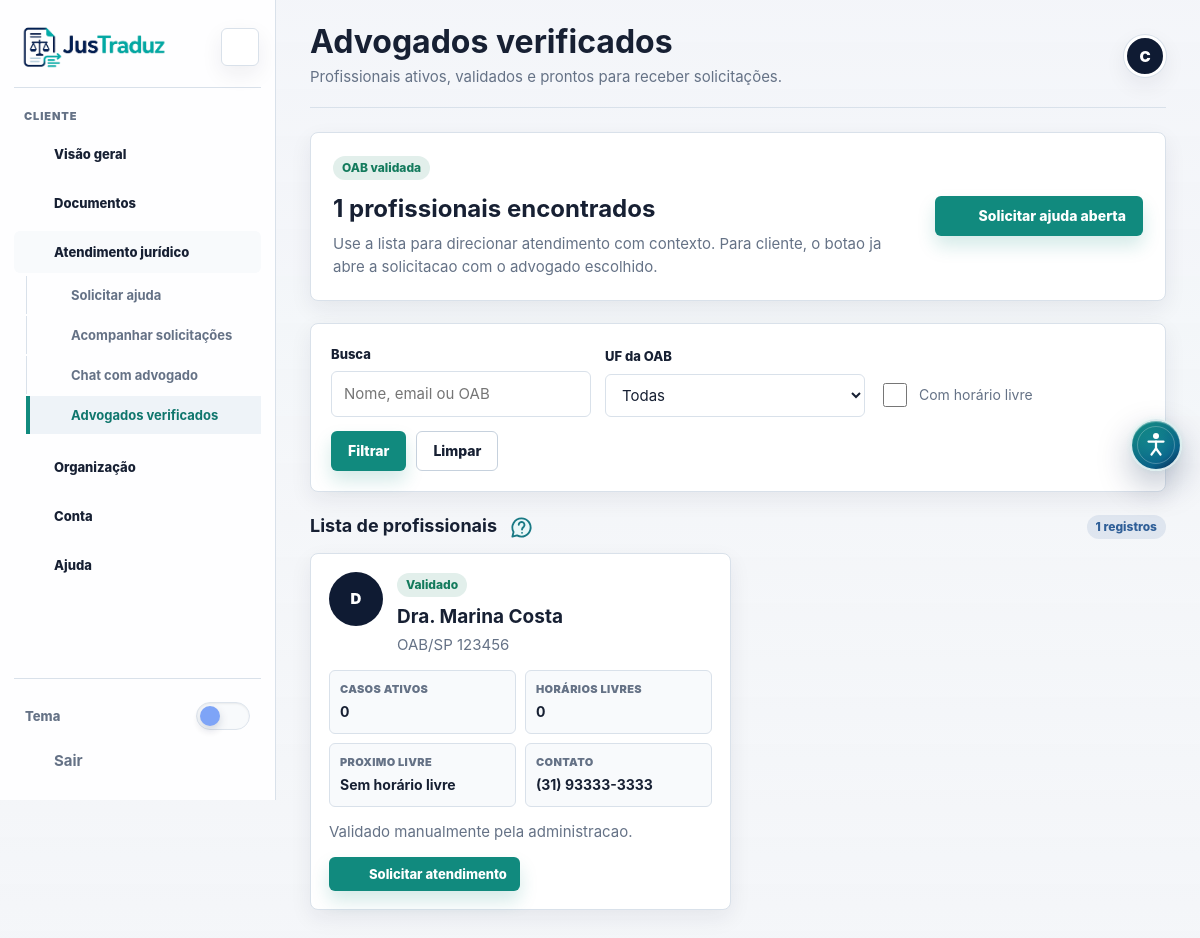
/frontend/lista-advogados.php (signed in), run on the app's committed database.
### tables this page shows
CREATE TABLE IF NOT EXISTS users (
    id INT AUTO_INCREMENT PRIMARY KEY,
    nome VARCHAR(100) NOT NULL,
    email VARCHAR(100) UNIQUE NOT NULL,
    senha VARCHAR(255) NOT NULL,
    tipo ENUM('cliente', 'advogado', 'estagiario', 'admin') NOT NULL,
    
    oab VARCHAR(20),
    oab_uf VARCHAR(10),
    oab_status VARCHAR(50),
    oab_rejection_reason TEXT NULL,
    oab_submitted_at DATETIME NULL,
    oab_validated_at DATETIME NULL,
    oab_validated_by INT NULL,
    oab_parametro TEXT,
    oab_verificado BOOLEAN DEFAULT FALSE,

     
    oab_tipo VARCHAR(50),
    status_cna ENUM('pendente', 'verificado', 'invalido', 'nao_encontrado') DEFAULT 'pendente',
    cna_validado_em DATETIME NULL,
    cna_origem VARCHAR(50) NULL,
    cna_payload_cache TEXT NULL,
    cna_ultimo_erro TEXT NULL,
    cna_tentativas INT DEFAULT 0,
    
    telefone VARCHAR(25),
    cpf VARCHAR(14),
    foto_perfil VARCHAR(255),
    google_sub VARCHAR(255) UNIQUE,
    google_picture VARCHAR(255),
    google_linked_at DATETIME NULL,
    provider VARCHAR(30) NULL,
    profile_completed BOOLEAN DEFAULT TRUE,
    email_verified_at DATETIME NULL,
    status ENUM('ativo','inativo') DEFAULT 'ativo',
    created_at TIMESTAMP DEFAULT CURRENT_TIMESTAMP,
    updated_at DATETIME NULL DEFAULT NULL ON UPDATE CURRENT_TIMESTAMP,
    INDEX idx_users_tipo_status (tipo, status),
    UNIQUE KEY uniq_users_cpf (cpf),
    INDEX idx_users_oab_status (oab_status),
    INDEX idx_users_provider (provider),
    INDEX idx_users_google_sub (google_sub),
    FOREIGN KEY (oab_validated_by) REFERENCES users(id) ON DELETE SET NULL
) DEFAULT CHARSET=utf8mb4;

### frontend/lista-advogados.php (called while the page is built)
<?php
require __DIR__ . '/pages/app/lista-advogados.php';

### frontend/app/support/database.php (called while the page is built, shortened)
<?php
function fetch_all(PDO $pdo, string $sql, array $params = []): array
{
    $stmt = $pdo->prepare($sql);
    $stmt->execute($params);
    return $stmt->fetchAll();
}

### frontend/app/support/http.php (called while the page is built, shortened)
<?php
function e(?string $value): string
{
    return htmlspecialchars((string) $value, ENT_QUOTES, 'UTF-8');
}

### frontend/app/support/session.php (called while the page is built, shortened)
<?php
function is_logged_in(): bool
{
    return isset($_SESSION['logado']) && $_SESSION['logado'] === true;
}
function current_user_id(): int
{
    return (int) ($_SESSION['id'] ?? 0);
}

### frontend/pages/app/lista-advogados.php (the view, shortened to what this page needs)
<?php
require_once dirname(__DIR__, 2) . '/app/bootstrap.php';
$type = current_user_type();
$q = trim((string) ($_GET['q'] ?? ''));
$onlyAvailable = (string) ($_GET['disponível'] ?? '') === '1';
$where = ["u.tipo = 'advogado'", "u.status = 'ativo'", 'u.oab_verificado = TRUE'];
$params = [];
$lawyers = fetch_all(
    $pdo,
    "SELECT u.id, u.nome, u.email, u.telefone, u.foto_perfil, u.google_picture, u.oab, u.oab_uf, u.oab_status,
            (SELECT COUNT(*) FROM cases c WHERE c.advogado_id = u.id AND c.status <> 'finalizado') AS active_cases,
            (SELECT COUNT(*) FROM schedule_slots s WHERE s.professional_id = u.id AND s.status = 'livre' AND s.starts_at >= NOW()) AS free_slots,
            (SELECT MIN(s.starts_at) FROM schedule_slots s WHERE s.professional_id = u.id AND s.status = 'livre' AND s.starts_at >= NOW()) AS next_free_at
     FROM users u
     WHERE " . implode(' AND ', $where) . "
     ORDER BY free_slots DESC, active_cases ASC, u.nome ASC",
    $params
);
function directory_datetime(?string $value): string
{
    if (!$value) {
        return 'Sem horário livre';
    }
    return date('d/m/Y H:i', strtotime($value));
}
?>
<!DOCTYPE html>
<html lang="pt-BR">
<head>
  <link rel="stylesheet" href="assets/css/style.css?v=sidebar-open-button-1">
</head>
<body>
  <div class="app-shell">
    <?php render_sidebar($type, 'lista-advogados.php'); ?>
    <main class="app-main">
      <?php render_topbar('Advogados verificados', 'Profissionais ativos, validados e prontos para receber solicitações.', current_user_name()); ?>
      <section class="lawyer-directory-hero">
        <div>
          <span class="badge badge-success">OAB validada</span>
          <h2><?= e((string) count($lawyers)) ?> profissionais encontrados</h2>
          <p>Use a lista para direcionar atendimento com contexto. Para cliente, o botao ja abre a solicitacao com o advogado escolhido.</p>
        </div>
        <?php if ($type === 'cliente'): ?>
          <a class="btn btn-primary" href="solicitar-ajuda.php"><?= icon_svg('help') ?> Solicitar ajuda aberta</a>
        <?php else: ?>
          <a class="btn btn-outline" href="<?= e(dashboard_url($type)) ?>">Voltar ao dashboard</a>
        <?php endif; ?>
      </section>
      <form class="card admin-filter lawyer-directory-filter" method="get">
        <div class="field">
          <label for="q">Busca</label>
          <input class="input" id="q" name="q" value="<?= e($q) ?>" placeholder="Nome, email ou OAB">
        </div>
        <div class="field">
          <label for="uf">UF da OAB</label>
          <select class="select" id="uf" name="uf">
            <option value="">Todas</option>
          </select>
        </div>
        <label class="checkline directory-check">
          <input type="checkbox" name="disponível" value="1" <?= $onlyAvailable ? 'checked' : '' ?>>
          <span>Com horário livre</span>
        </label>
        <div class="form-actions">
          <button class="btn btn-primary" type="submit">Filtrar</button>
          <a class="btn btn-outline" href="lista-advogados.php">Limpar</a>
        </div>
      </form>
      <section class="dash-section">
        <div class="dash-section-title">
          <h2>Lista de profissionais</h2>
          <span class="badge badge-info"><?= e((string) count($lawyers)) ?> registros</span>
        </div>
        <?php if (!$lawyers): ?>
          <?= empty_state('Nenhum advogado encontrado para os filtros atuais.') ?>
        <?php else: ?>
          <div class="lawyer-directory-grid">
            <?php foreach ($lawyers as $lawyer): ?>
              <article class="lawyer-directory-card">
                <div class="lawyer-directory-head">
                  <div class="lawyer-avatar lawyer-avatar-large">
                    <span class="avatar-initial"><?= e(strtoupper(substr((string) $lawyer['nome'], 0, 1))) ?></span>
                  </div>
                  <div>
                    <span class="badge badge-success">Validado</span>
                    <h3><?= e($lawyer['nome']) ?></h3>
                    <p><?= $lawyer['oab'] ? 'OAB/' . e($lawyer['oab_uf']) . ' ' . e($lawyer['oab']) : 'OAB informada pelo cadastro' ?></p>
                  </div>
                </div>
                <div class="case-meta-grid lawyer-directory-meta">
                  <div><span>Casos ativos</span><strong><?= e((string) (int) $lawyer['active_cases']) ?></strong></div>
                  <div><span>Horários livres</span><strong><?= e((string) (int) $lawyer['free_slots']) ?></strong></div>
                  <div><span>Proximo livre</span><strong><?= e(directory_datetime($lawyer['next_free_at'] ?? null)) ?></strong></div>
                  <div><span>Contato</span><strong><?= e($lawyer['telefone'] ?: 'Não informado') ?></strong></div>
                </div>
                <p class="text-muted"><?= e($lawyer['oab_status'] ?: 'Profissional ativo e aprovado pela administracao.') ?></p>
                <div class="case-actions">
                  <?php if ($type === 'cliente'): ?>
                    <a class="btn btn-primary btn-sm" href="solicitar-ajuda.php?advogado_id=<?= (int) $lawyer['id'] ?>"><?= icon_svg('help') ?> Solicitar atendimento</a>
                  <?php else: ?>
                    <a class="btn btn-outline btn-sm" href="agenda.php?professional_id=<?= (int) $lawyer['id'] ?>"><?= icon_svg('calendar') ?> Agenda</a>
                  <?php endif; ?>
                </div>
              </article>
            <?php endforeach; ?>
          </div>
        <?php endif; ?>
      </section>
    </main>
  </div>
</body>
</html>

### frontend/app/ui/icons.php (shortened to what this page needs)
<?php
function icon_svg(string $name): string
{
    $paths = $icons[$name] ?? $icons['file'];
    return '<svg class="svg-icon" viewBox="0 0 24 24" aria-hidden="true" focusable="false">' . $paths . '</svg>';
}

### data on the page
users: nome "D", nome "Dra. Marina Costa", oab_uf "SP", oab "123456", active_cases "0", free_slots "0", next_free_at "Sem horário livre", telefone "(31) 93333-3333", oab_status "Validado manualmente pela administracao."

### other printed values
$label "CLIENTE"
$module['label'] "Visão geral"
$module['label'] "Documentos"
$module['label'] "Atendimento jurídico"
$item['label'] "Solicitar ajuda"
$item['label'] "Acompanhar solicitações"
$item['label'] "Chat com advogado"
$item['label'] "Advogados verificados"
$module['label'] "Organização"
$module['label'] "Conta"
$title "Advogados verificados"
$subtitle "Profissionais ativos, validados e prontos para receber solicitações."
$initial "C"
count($lawyers) "1"
